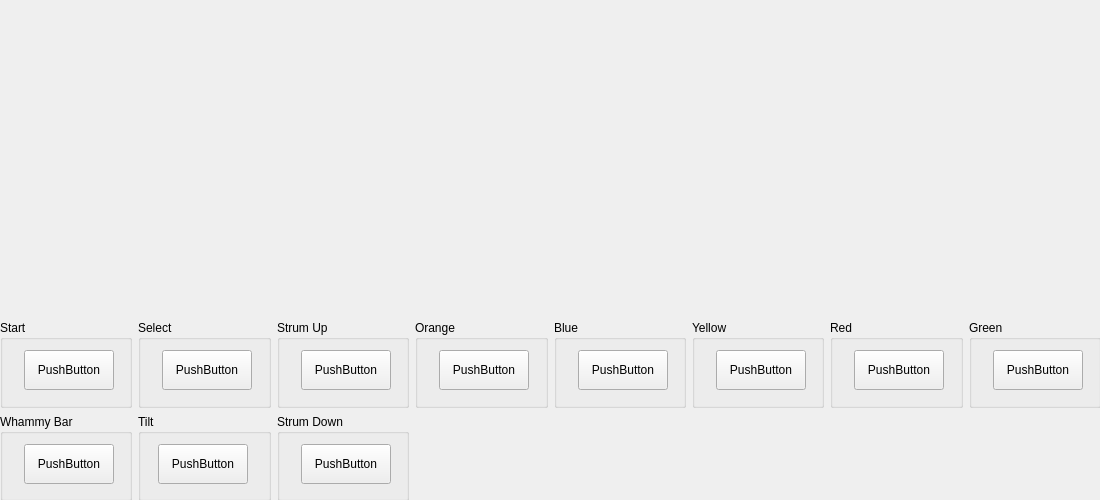
<?xml version="1.0" encoding="UTF-8"?>
<ui version="4.0">
 <class>ControllerBindingWidget_Guitar</class>
 <widget class="QWidget" name="ControllerBindingWidget_Guitar">
  <property name="geometry">
   <rect>
    <x>0</x>
    <y>0</y>
    <width>1100</width>
    <height>500</height>
   </rect>
  </property>
  <widget class="QWidget" name="horizontalLayoutWidget">
   <property name="geometry">
    <rect>
     <x>0</x>
     <y>0</y>
     <width>1101</width>
     <height>322</height>
    </rect>
   </property>
   <layout class="QHBoxLayout" name="horizontalLayout">
    <item>
     <spacer name="horizontalSpacer">
      <property name="orientation">
       <enum>Qt::Orientation::Horizontal</enum>
      </property>
      <property name="sizeHint" stdset="0">
       <size>
        <width>40</width>
        <height>20</height>
       </size>
      </property>
     </spacer>
    </item>
    <item>
     <widget class="QLabel" name="label">
      <property name="maximumSize">
       <size>
        <width>800</width>
        <height>320</height>
       </size>
      </property>
      <property name="text">
       <string/>
      </property>
      <property name="pixmap">
       <pixmap resource="../resources/resources.qrc">:/images/Guitar.svg</pixmap>
      </property>
      <property name="scaledContents">
       <bool>false</bool>
      </property>
     </widget>
    </item>
    <item>
     <spacer name="horizontalSpacer_2">
      <property name="orientation">
       <enum>Qt::Orientation::Horizontal</enum>
      </property>
      <property name="sizeHint" stdset="0">
       <size>
        <width>40</width>
        <height>20</height>
       </size>
      </property>
     </spacer>
    </item>
   </layout>
  </widget>
  <widget class="QWidget" name="gridLayoutWidget">
   <property name="geometry">
    <rect>
     <x>0</x>
     <y>320</y>
     <width>1101</width>
     <height>181</height>
    </rect>
   </property>
   <layout class="QGridLayout" name="gridLayout">
    <item row="0" column="6">
     <widget class="QGroupBox" name="groupBox_7">
      <property name="title">
       <string>Yellow</string>
      </property>
      <widget class="InputBindingWidget" name="Yellow">
       <property name="geometry">
        <rect>
         <x>24</x>
         <y>30</y>
         <width>90</width>
         <height>40</height>
        </rect>
       </property>
       <property name="text">
        <string>PushButton</string>
       </property>
      </widget>
     </widget>
    </item>
    <item row="0" column="0">
     <widget class="QGroupBox" name="groupBox">
      <property name="title">
       <string>Start</string>
      </property>
      <widget class="InputBindingWidget" name="Start">
       <property name="geometry">
        <rect>
         <x>24</x>
         <y>30</y>
         <width>90</width>
         <height>40</height>
        </rect>
       </property>
       <property name="text">
        <string>PushButton</string>
       </property>
      </widget>
     </widget>
    </item>
    <item row="0" column="7">
     <widget class="QGroupBox" name="groupBox_8">
      <property name="title">
       <string>Red</string>
      </property>
      <widget class="InputBindingWidget" name="Red">
       <property name="geometry">
        <rect>
         <x>24</x>
         <y>30</y>
         <width>90</width>
         <height>40</height>
        </rect>
       </property>
       <property name="text">
        <string>PushButton</string>
       </property>
      </widget>
     </widget>
    </item>
    <item row="0" column="8">
     <widget class="QGroupBox" name="groupBox_9">
      <property name="title">
       <string>Green</string>
      </property>
      <widget class="InputBindingWidget" name="Green">
       <property name="geometry">
        <rect>
         <x>24</x>
         <y>30</y>
         <width>90</width>
         <height>40</height>
        </rect>
       </property>
       <property name="text">
        <string>PushButton</string>
       </property>
      </widget>
     </widget>
    </item>
    <item row="0" column="3">
     <widget class="QGroupBox" name="groupBox_5">
      <property name="title">
       <string>Orange</string>
      </property>
      <widget class="InputBindingWidget" name="Orange">
       <property name="geometry">
        <rect>
         <x>24</x>
         <y>30</y>
         <width>90</width>
         <height>40</height>
        </rect>
       </property>
       <property name="text">
        <string>PushButton</string>
       </property>
      </widget>
     </widget>
    </item>
    <item row="0" column="1">
     <widget class="QGroupBox" name="groupBox_3">
      <property name="title">
       <string>Select</string>
      </property>
      <widget class="InputBindingWidget" name="Select">
       <property name="geometry">
        <rect>
         <x>24</x>
         <y>30</y>
         <width>90</width>
         <height>40</height>
        </rect>
       </property>
       <property name="text">
        <string>PushButton</string>
       </property>
      </widget>
     </widget>
    </item>
    <item row="0" column="2">
     <widget class="QGroupBox" name="groupBox_2">
      <property name="title">
       <string>Strum Up</string>
      </property>
      <widget class="InputBindingWidget" name="Up">
       <property name="geometry">
        <rect>
         <x>24</x>
         <y>30</y>
         <width>90</width>
         <height>40</height>
        </rect>
       </property>
       <property name="text">
        <string>PushButton</string>
       </property>
      </widget>
     </widget>
    </item>
    <item row="1" column="2">
     <widget class="QGroupBox" name="groupBox_4">
      <property name="title">
       <string>Strum Down</string>
      </property>
      <widget class="InputBindingWidget" name="Down">
       <property name="geometry">
        <rect>
         <x>24</x>
         <y>30</y>
         <width>90</width>
         <height>40</height>
        </rect>
       </property>
       <property name="text">
        <string>PushButton</string>
       </property>
      </widget>
     </widget>
    </item>
    <item row="0" column="5">
     <widget class="QGroupBox" name="groupBox_6">
      <property name="title">
       <string>Blue</string>
      </property>
      <widget class="InputBindingWidget" name="Blue">
       <property name="geometry">
        <rect>
         <x>24</x>
         <y>30</y>
         <width>90</width>
         <height>40</height>
        </rect>
       </property>
       <property name="text">
        <string>PushButton</string>
       </property>
      </widget>
     </widget>
    </item>
    <item row="1" column="0">
     <widget class="QGroupBox" name="groupBox_10">
      <property name="title">
       <string>Whammy Bar</string>
      </property>
      <widget class="InputBindingWidget" name="Whammy">
       <property name="geometry">
        <rect>
         <x>24</x>
         <y>30</y>
         <width>90</width>
         <height>40</height>
        </rect>
       </property>
       <property name="text">
        <string>PushButton</string>
       </property>
      </widget>
     </widget>
    </item>
    <item row="1" column="1">
     <widget class="QGroupBox" name="groupBox_11">
      <property name="title">
       <string>Tilt</string>
      </property>
      <widget class="InputBindingWidget" name="Tilt">
       <property name="geometry">
        <rect>
         <x>20</x>
         <y>30</y>
         <width>90</width>
         <height>40</height>
        </rect>
       </property>
       <property name="text">
        <string>PushButton</string>
       </property>
      </widget>
     </widget>
    </item>
   </layout>
  </widget>
 </widget>
 <customwidgets>
  <customwidget>
   <class>InputBindingWidget</class>
   <extends>QPushButton</extends>
   <header>Settings/InputBindingWidget.h</header>
  </customwidget>
 </customwidgets>
 <tabstops>
  <tabstop>Start</tabstop>
  <tabstop>Select</tabstop>
  <tabstop>Up</tabstop>
  <tabstop>Down</tabstop>
  <tabstop>Orange</tabstop>
  <tabstop>Blue</tabstop>
  <tabstop>Yellow</tabstop>
  <tabstop>Red</tabstop>
  <tabstop>Green</tabstop>
  <tabstop>Whammy</tabstop>
  <tabstop>Tilt</tabstop>
 </tabstops>
 <resources>
  <include location="../resources/resources.qrc"/>
 </resources>
 <connections/>
</ui>
